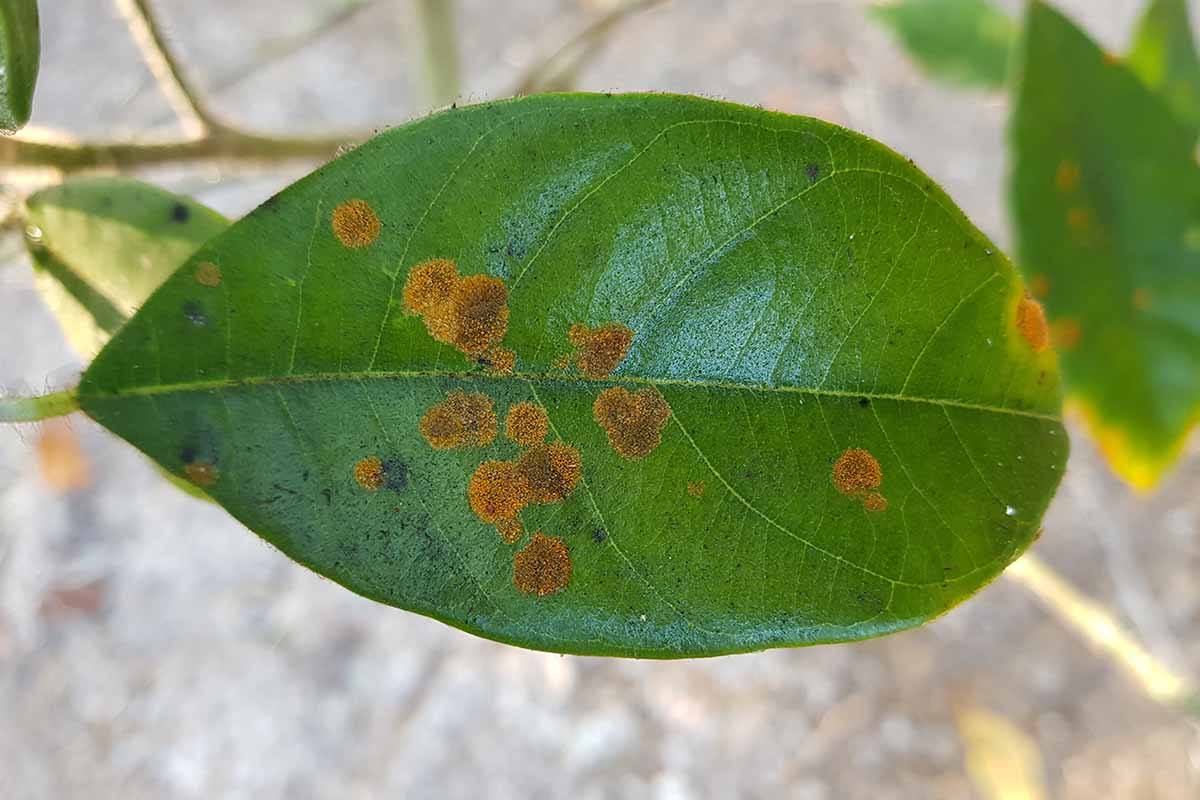
#> input picture Algal-Leaf-Spot-Symptoms.jpg, 1200 x 800 px
$ python check_preprocess.py   (older library calls are emulated)
#> lines starting #> are read from the running program, lines starting #| are printed output that depends on the picture; after the words box and inside, x2 and y2 are one past the last pixel; in counts of white or black regions, pixels touching at a corner belong together
from PIL import Image
import numpy as np
import cv2
import os

IMAGE_PATH = "Algal-Leaf-Spot-Symptoms.jpg"

os.makedirs("debug_output", exist_ok=True)

# Blur thresholds
BLUR_REJECT    = 5     # below this → too blurry to fix, reject
BLUR_SHARPEN   = 50    # between REJECT and this → sharpen it
                       # above SHARPEN → already sharp enough, skip


def validate(img_array):
    gray       = cv2.cvtColor(img_array, cv2.COLOR_RGB2GRAY)
    blur       = cv2.Laplacian(gray, cv2.CV_64F).var()
    brightness = float(gray.mean())

    if blur < BLUR_REJECT:
        return {"valid": False, "reason": "Image is too blurry. Please upload a clearer photo."}
    if brightness < 10:
        return {"valid": False, "reason": "Image is too dark. Please upload a well-lit photo."}
    if brightness > 250:
        return {"valid": False, "reason": "Image is overexposed. Please upload a better photo."}

    hsv     = cv2.cvtColor(img_array, cv2.COLOR_RGB2HSV)
    r, g, b = img_array[:,:,0], img_array[:,:,1], img_array[:,:,2]
    total   = img_array.shape[0] * img_array.shape[1]
    g_ratio = float(np.sum((g > r) & (g > b)) / total)
    masks   = [
        cv2.inRange(hsv, np.array([10, 10, 10]), np.array([110, 255, 255])),
        cv2.inRange(hsv, np.array([3,  10, 10]), np.array([30,  255, 230])),
        cv2.inRange(hsv, np.array([0,  10, 10]), np.array([3,   255, 230])),
        cv2.inRange(hsv, np.array([170,10, 10]), np.array([180, 255, 230])),
    ]
    combined = masks[0]
    for m in masks[1:]: combined = cv2.bitwise_or(combined, m)
    coverage = float(np.sum(combined > 0) / total)

    if g_ratio < 0.03 and coverage < 0.03:
        return {"valid": False, "reason": "No leaf detected."}

    return {
        "valid":         True,
        "blur_score":    round(blur, 2),
        "needs_sharpen": blur < BLUR_SHARPEN,   # flag for next stage
        "brightness":    round(brightness, 2),
        "leaf_coverage": round(coverage, 2),
    }


def sharpen_image(img_array: np.ndarray) -> np.ndarray:
    """
    Unsharp masking — standard sharpening technique.
    How it works:
      1. Blur the image slightly (Gaussian)
      2. Subtract the blur from the original → gives you just the edges/details
      3. Add those edges back on top of the original → sharpens it
    Color preserving — only sharpens luminance/edges, does not change hue.
    """
    blurred   = cv2.GaussianBlur(img_array, (0, 0), sigmaX=2)
    sharpened = cv2.addWeighted(img_array, 1.5, blurred, -0.5, 0)
    return sharpened


def remove_background(img_array: np.ndarray) -> np.ndarray:
    hsv   = cv2.cvtColor(img_array, cv2.COLOR_RGB2HSV)
    masks = [
        cv2.inRange(hsv, np.array([10, 15, 15]), np.array([110, 255, 255])),
        cv2.inRange(hsv, np.array([3,  15, 15]), np.array([30,  255, 220])),
        cv2.inRange(hsv, np.array([0,  15, 15]), np.array([3,   255, 220])),
        cv2.inRange(hsv, np.array([170,15, 15]), np.array([180, 255, 220])),
    ]
    mask = masks[0]
    for m in masks[1:]: mask = cv2.bitwise_or(mask, m)

    kernel = cv2.getStructuringElement(cv2.MORPH_ELLIPSE, (20, 20))
    mask   = cv2.morphologyEx(mask, cv2.MORPH_CLOSE, kernel)

    kernel_small = cv2.getStructuringElement(cv2.MORPH_ELLIPSE, (10, 10))
    mask         = cv2.dilate(mask, kernel_small, iterations=2)
    mask         = cv2.erode(mask,  kernel_small, iterations=1)

    contours, _ = cv2.findContours(mask, cv2.RETR_EXTERNAL, cv2.CHAIN_APPROX_SIMPLE)
    if contours:
        clean_mask = np.zeros_like(mask)
        largest    = max(contours, key=cv2.contourArea)
        cv2.drawContours(clean_mask, [largest], -1, 255, thickness=cv2.FILLED)
        mask = clean_mask

    result           = np.full_like(img_array, 255)
    result[mask > 0] = img_array[mask > 0]
    return result


def remove_noise(img_array: np.ndarray) -> np.ndarray:
    return cv2.bilateralFilter(img_array, d=5, sigmaColor=30, sigmaSpace=30)


# ═══════════════════════════════════════════════════════════════════════════════
print("=" * 50)
print("  PREPROCESSING DEBUG — exact main.py pipeline")
print("=" * 50)

# Stage 1 — Original
img = Image.open(IMAGE_PATH).convert("RGB")
#> img is the input picture: PIL image 1200x800 RGB; mean R, G, B 132.8, 148.8, 104.8
arr = np.array(img)
Image.fromarray(arr).save("debug_output/stage1_original.jpg")
print(f"\n✅ Stage 1 — Original: {img.size}")
#| ✅ Stage 1 — Original: (1200, 800)

# Stage 2 — Validation
quality = validate(arr)
#> in validate, `gray       = cv2.cvtColor(img_array, cv2.COLOR_RGB2GRAY)`:
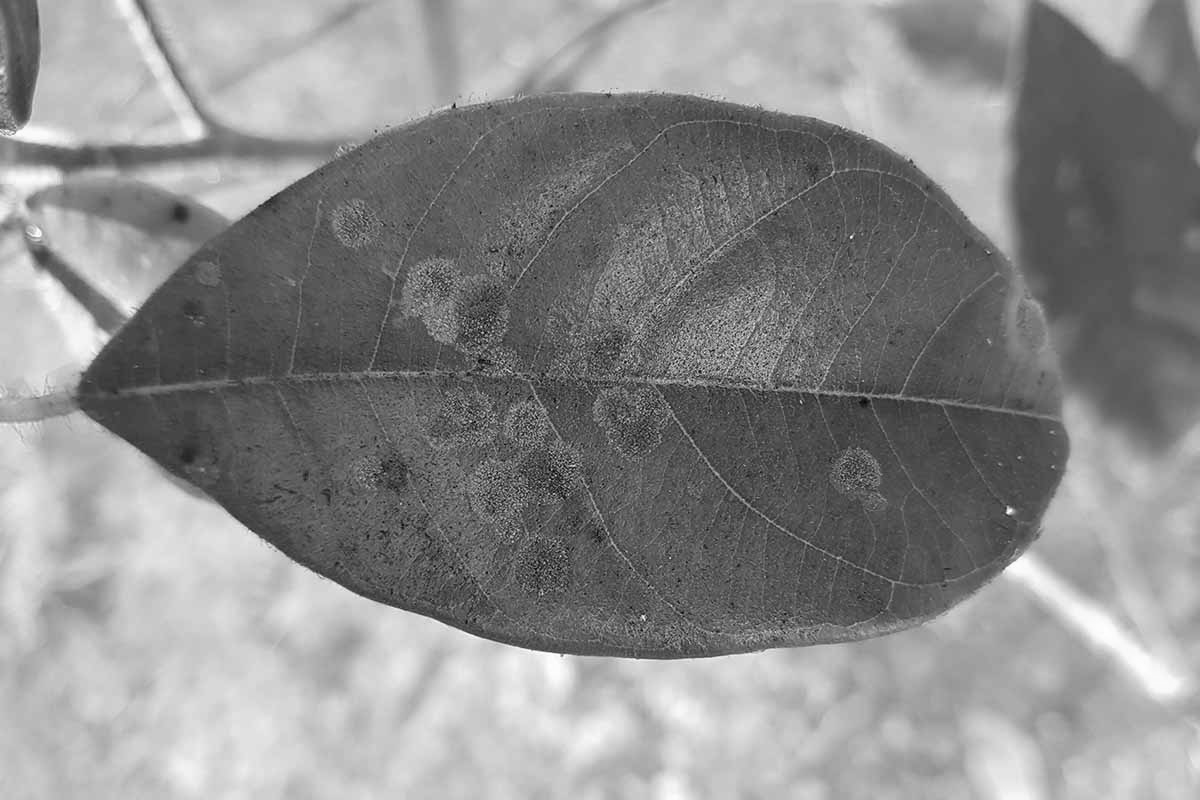
#> gray: shape (800, 1200); min 3, max 254, mean 139
#> in validate, `blur       = cv2.Laplacian(gray, cv2.CV_64F).var()`: blur = 733.4
#> in validate, `brightness = float(gray.mean())`: brightness = 139
#> in validate, `hsv     = cv2.cvtColor(img_array, cv2.COLOR_RGB2HSV)`: hsv: shape (800, 1200, 3); mean H, S, V 44.7, 105.3, 153.5
#> in validate, `r, g, b = img_array[:,:,0], img_array[:,:,1], img_array[:,:,2]`:
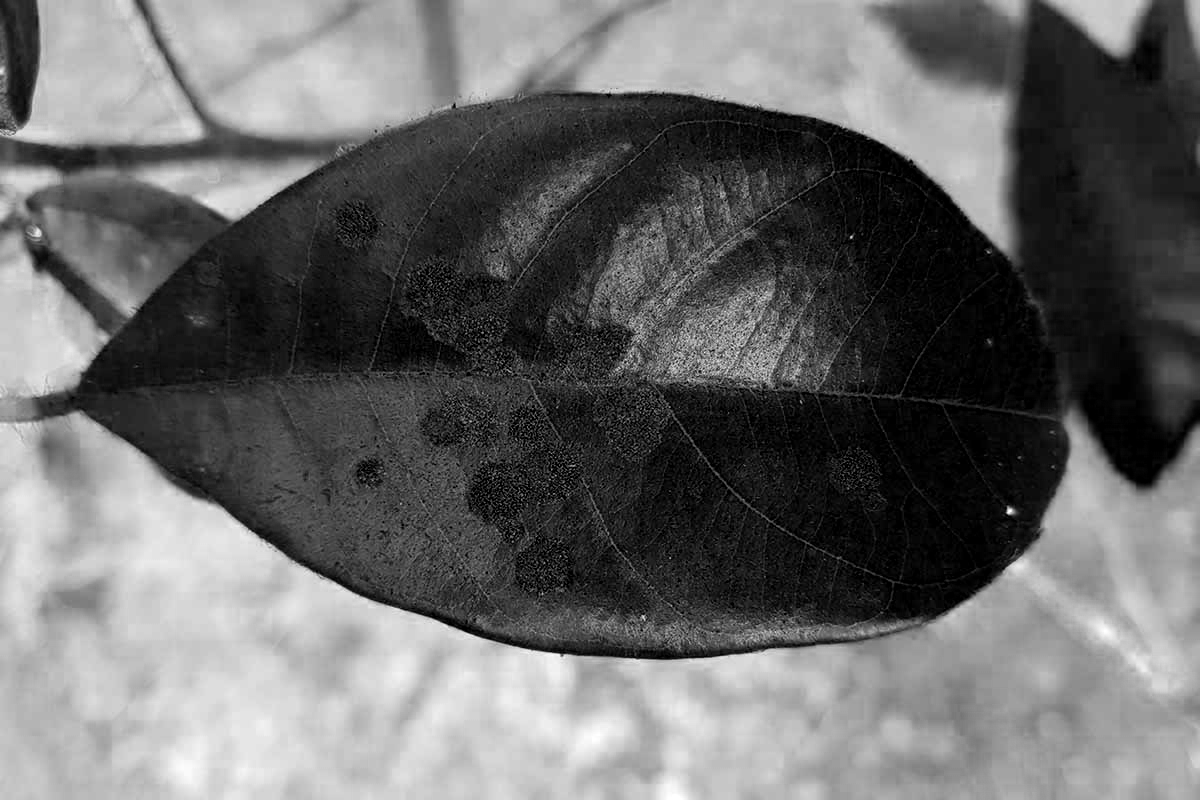
#> b: shape (800, 1200); min 0, max 255, mean 104.8
#> in validate, `g_ratio = float(np.sum((g > r) & (g > b)) / total)`: g_ratio = 0.528
#> in validate, `combined = masks[0]`:
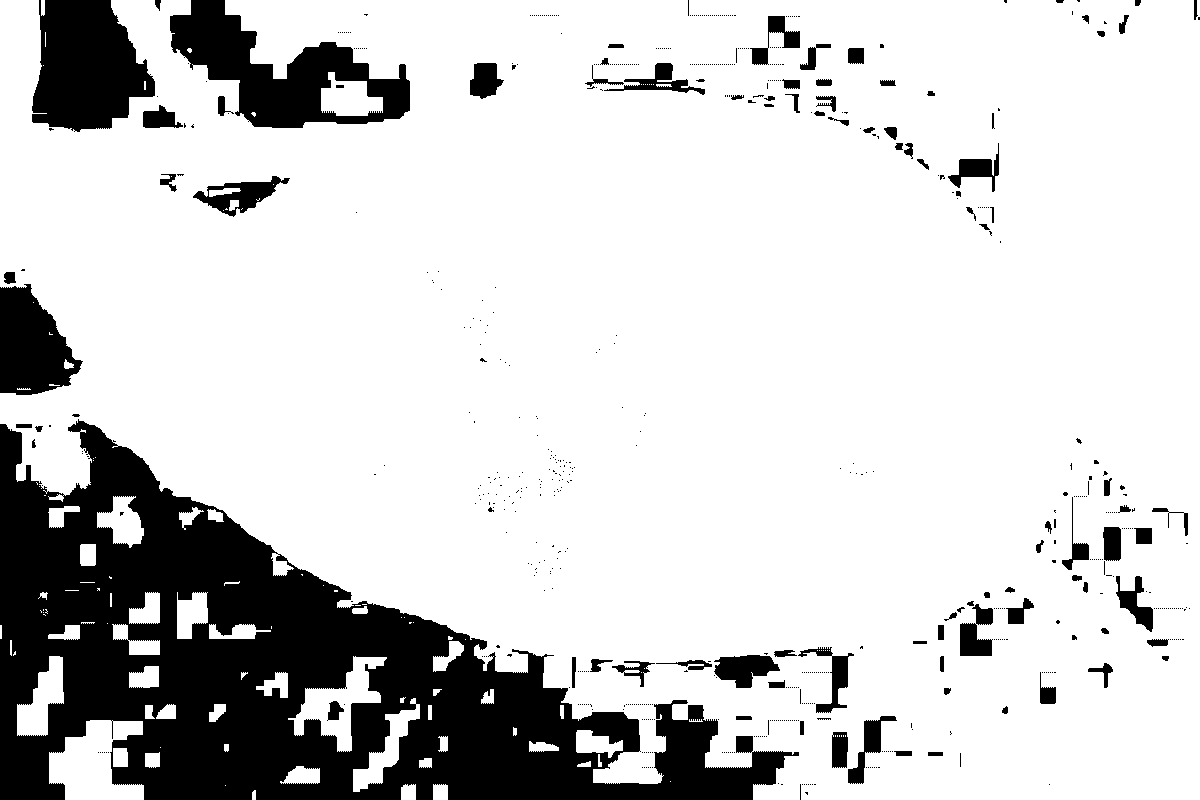
#> combined: shape (800, 1200); 81.4% white; 674 black regions (578 under 20 px), largest, box (x1, y1, x2, y2) and area: (0, 419, 799, 800) 127414, (170, 0, 410, 128) 13247, (32, 0, 155, 132) 11862
#> the loop in validate, `for m in masks[1:]: combined = cv2.bitwise_or(combined, m)` made 3 passes
#> in validate, `coverage = float(np.sum(combined > 0) / total)`: coverage = 0.83
#> quality = {'valid': True, 'blur_score': 733.4, 'needs_sharpen': False, 'brightness': 139, 'leaf_coverage': 0.83}
print(f"\n{'✅' if quality['valid'] else '❌'} Stage 2 — Validation")
#| ✅ Stage 2 — Validation
print(f"   blur={quality.get('blur_score')}  brightness={quality.get('brightness')}  leaf_coverage={quality.get('leaf_coverage')}")
#|    blur=733.44  brightness=139.01  leaf_coverage=0.83
print(f"   needs_sharpen={quality.get('needs_sharpen')}  (threshold: {BLUR_REJECT} reject / {BLUR_SHARPEN} sharpen)")
#|    needs_sharpen=False  (threshold: 5 reject / 50 sharpen)
if not quality["valid"]:
    print(f"   ❌ REJECTED: {quality['reason']}")
    exit()

# Stage 3 — Sharpening (only if mildly blurry)
if quality.get("needs_sharpen"):
    arr = sharpen_image(arr)
    Image.fromarray(arr).save("debug_output/stage3_sharpened.jpg")

    # measure blur after sharpening
    gray_after = cv2.cvtColor(arr, cv2.COLOR_RGB2GRAY)
    blur_after = cv2.Laplacian(gray_after, cv2.CV_64F).var()
    print(f"\n✅ Stage 3 — Sharpened")
    print(f"   blur before: {quality['blur_score']}  →  blur after: {round(blur_after, 2)}")
    print(f"   Saved: debug_output/stage3_sharpened.jpg")
else:
    print(f"\n⏭️  Stage 3 — Skipped (image already sharp, blur={quality['blur_score']})")
#| ⏭️  Stage 3 — Skipped (image already sharp, blur=733.44)

# Stage 4 — Background removal
arr_bg = remove_background(arr)
#> in remove_background, `mask = masks[0]`: mask: shape (800, 1200); 74.3% white; 260 black regions (201 under 20 px), largest, box (x1, y1, x2, y2) and area: (0, 414, 806, 800) 156313, (155, 0, 412, 130) 21063, (32, 0, 183, 133) 13658
#> the loop in remove_background, `for m in masks[1:]: mask = cv2.bitwise_or(mask, m)` made 3 passes
#> in remove_background, `mask   = cv2.morphologyEx(mask, cv2.MORPH_CLOSE, kernel)`: mask: shape (800, 1200); 76.9% white; 16 black regions, largest, box (x1, y1, x2, y2) and area: (0, 424, 802, 800) 149177, (157, 0, 413, 130) 20560, (33, 0, 172, 132) 13429
#> in remove_background, `mask         = cv2.dilate(mask, kernel_small, iterations=2)`: mask: shape (800, 1200); 82.5% white; 16 black regions, largest, box (x1, y1, x2, y2) and area: (0, 434, 793, 800) 127725, (167, 0, 405, 122) 14217, (43, 0, 162, 124) 9680
#> in remove_background, `mask         = cv2.erode(mask,  kernel_small, iterations=1)`:
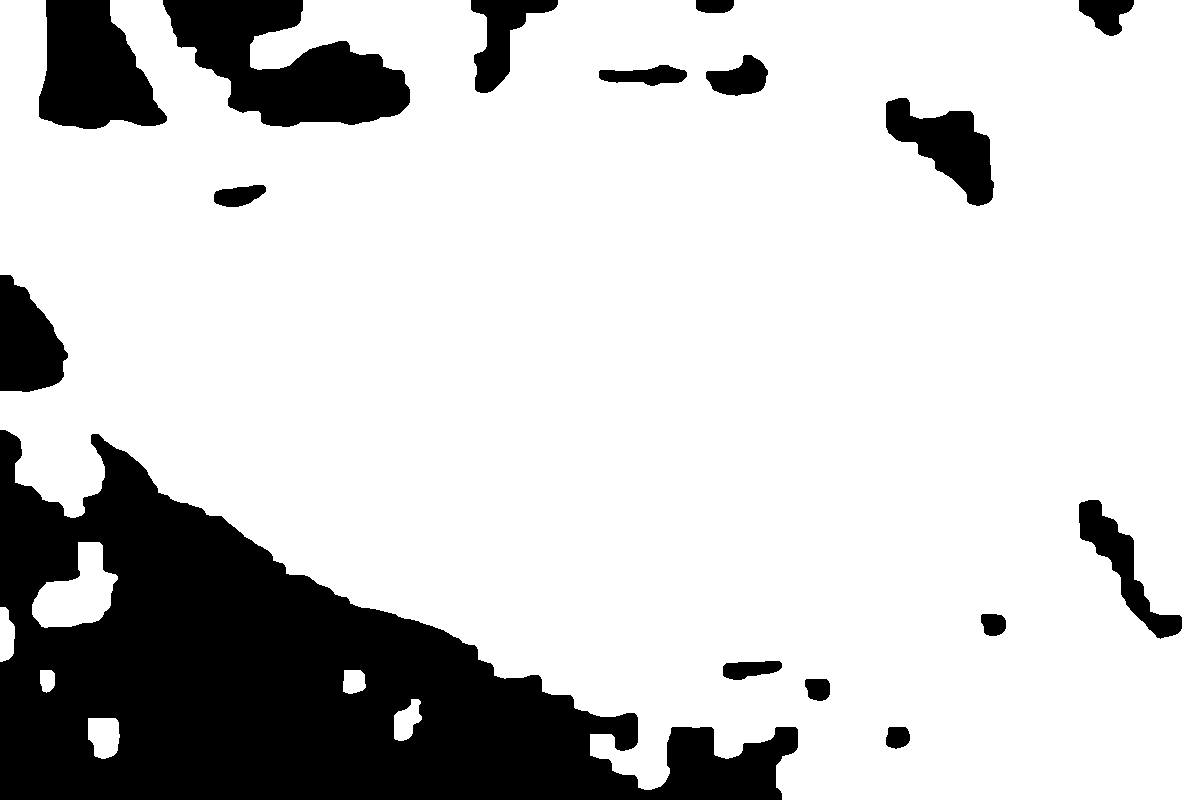
#> mask: shape (800, 1200); 79.8% white; 16 black regions
#> in remove_background, `contours, _ = cv2.findContours(mask, cv2.RETR_EXTERNAL, cv2.CHAIN_APPR..`: contours = 7 contours; box (x1, y1, x2, y2) and area: (0, 0, 1200, 800) 771458, (32, 542, 118, 628) 4122, (88, 718, 120, 759) 1038, (394, 699, 422, 741) 697, (0, 607, 15, 662) 606, (343, 670, 366, 694) 437, (40, 670, 55, 693) 264
#> in remove_background, `largest    = max(contours, key=cv2.contourArea)`: largest = contour of 1028 points, box (x1, y1, x2, y2) (0, 0, 1200, 800), area 771458
#> in remove_background, `cv2.drawContours(clean_mask, [largest], -1, 255, thickness=cv2.FILLED)`: clean_mask: shape (800, 1200); 80.6% white; 7 black regions, largest, box (x1, y1, x2, y2) and area: (0, 430, 798, 800) 146265, (163, 0, 410, 127) 17412, (39, 0, 167, 129) 11537
Image.fromarray(arr_bg).save("debug_output/stage4_bg_removed.jpg")

# mask overlay
hsv   = cv2.cvtColor(arr, cv2.COLOR_RGB2HSV)
masks = [
    cv2.inRange(hsv, np.array([10, 15, 15]), np.array([110, 255, 255])),
    cv2.inRange(hsv, np.array([3,  15, 15]), np.array([30,  255, 220])),
    cv2.inRange(hsv, np.array([0,  15, 15]), np.array([3,   255, 220])),
    cv2.inRange(hsv, np.array([170,15, 15]), np.array([180, 255, 220])),
]
mask = masks[0]
for m in masks[1:]: mask = cv2.bitwise_or(mask, m)
#> this loop made 3 passes
kernel     = cv2.getStructuringElement(cv2.MORPH_ELLIPSE, (20, 20))
mask       = cv2.morphologyEx(mask, cv2.MORPH_CLOSE, kernel)
mask_rgb             = np.zeros_like(arr)
mask_rgb[mask > 0]   = [0, 200, 0]
overlay = Image.blend(
    Image.fromarray(arr),
    Image.fromarray(mask_rgb.astype(np.uint8)), alpha=0.4
)
overlay.save("debug_output/stage4_mask_overlay.jpg")
print(f"\n✅ Stage 4 — Background removed")

# Stage 5 — Noise removal
arr_denoised = remove_noise(arr_bg)
Image.fromarray(arr_denoised).save("debug_output/stage5_denoised.jpg")
print(f"✅ Stage 5 — Noise removal done")

# Stage 6 — Resize + normalize
final_img = Image.fromarray(arr_denoised).resize((256, 256), Image.LANCZOS)
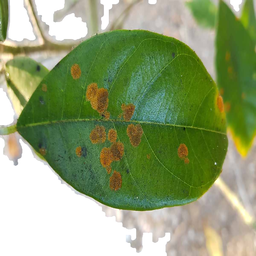
#> final_img: PIL image 256x256 RGB; mean R, G, B 143.4, 159.4, 115
arr_norm  = np.array(final_img, dtype=np.float32) / 255.0
Image.fromarray((arr_norm * 255).astype(np.uint8)).save("debug_output/stage6_final.jpg")
print(f"\n✅ Stage 6 — Final model input")
print(f"   shape={arr_norm.shape}  min={arr_norm.min():.3f}  max={arr_norm.max():.3f}  mean={arr_norm.mean():.3f}")
#|    shape=(256, 256, 3)  min=0.000  max=1.000  mean=0.546

# Open all
print("\nOpening all images...")
images_to_open = ["stage1_original"]
if quality.get("needs_sharpen"):
    images_to_open.append("stage3_sharpened")
images_to_open += ["stage4_mask_overlay", "stage4_bg_removed", "stage5_denoised", "stage6_final"]

for f in images_to_open:
    Image.open(f"debug_output/{f}.jpg").show()

print("\nAll saved in debug_output/")
